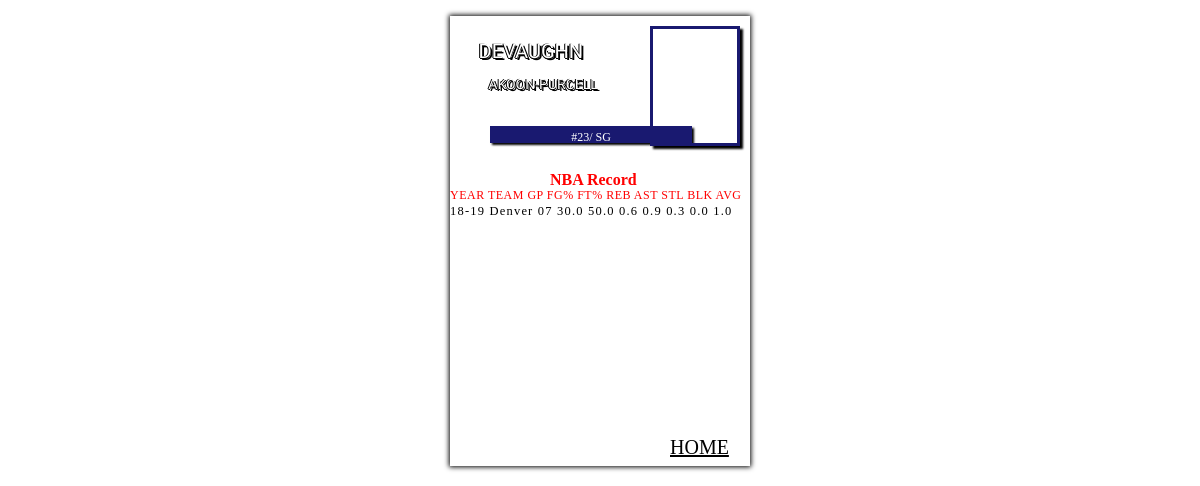
/home/card/6/, run on the app's committed database.
### api/models.py (models this page shows, shortened)
class Card(models.Model):
    id = models.IntegerField(primary_key=True, unique=True)
    name = models.CharField(max_length=200)
    age = models.CharField(max_length=200)
    team = models.CharField(max_length=200)
    teamlogo = models.CharField(max_length=200)
    avatar = models.CharField(max_length=200)
    photo = models.CharField(max_length=200)
    position = models.CharField(max_length=200)
    apg = models.CharField(max_length=200)
    spg = models.CharField(max_length=200)
    bpg = models.CharField(max_length=200)
    rpg = models.CharField(max_length=200)
    ppg = models.CharField(max_length=200)
    firstname = models.CharField(max_length=200)
    lastname = models.CharField(max_length=200)
    fgpercentage = models.CharField(max_length=200)
    ftpercentage = models.CharField(max_length=200)
    gp = models.CharField(max_length=200)
    teamcolor = models.CharField(max_length=200)
    jersey = models.CharField(max_length=200)
    objects = CardManager()

### api/views.py (the view)
# urls.py: path('card/<int:pk>/', views.CardDetailView.as_view(),
class CardDetailView(generic.DetailView):
    model = Card

### api/templates/api/card_detail.html
{% extends "base.html" %}
{% load static %}
{% block content %}
<div class="container">
    <div class="item-a">
        <div class="index">{{ card.id }}</div>
        <div class="name">
            <p class="nametext">{{ card.lastname }}</p>
        </div>
        <div class="lastname">
            <p class="nametext">{{ card.firstname }}</p>
        </div>
    </div>
    <strong class="statheader">NBA Record</strong>
    <p class="statheaders"> YEAR TEAM GP FG% FT% REB AST STL BLK AVG</p>
    <p class="stats"> 18-19 {{card.team}} {{card.gp}} {{card.fgpercentage}} {{card.ftpercentage}}
        {{card.rpg}} {{card.apg}} {{card.spg}} {{card.bpg}} {{card.ppg}}</p>
    <div class="position-bar" style="background: {{ card.teamcolor }}; color: white;">{{card.jersey}}/
        {{card.position}}</div>
    <div class="avatar" style="background-image: url({% static card.avatar %}); border: 3px solid {{ card.teamcolor }};"></div>
    <a href="{% url 'frontcard' %}" class="link-arrow">HOME</a>
</div>
{% endblock %}

### api/static/css/app.css (style rules this page uses)
.container { display: grid; box-shadow: 0px 0px 5px 1px; grid-template-columns: repeat(30, 10px); grid-template-rows: 10px 100px 10px 5px 5px 5px 5px auto; height: 450px; width: 300px; margin: auto; }
.item-a { display: grid; grid-column-start: 1; grid-column-end: 32; grid-row-start: 1; grid-row-end: 4; background-image: url('https://encrypted-tbn0.gstatic.com/images?q=tbn:ANd9GcS2Nz_FzJ8LaKWfWiDaFm5Ed7GcQ99Gf72lIsOhkdLBeP5gXb12'); }
.avatar { background-size: 120px 130px; grid-column-start: 21; grid-column-end: 30; grid-row-start: 2; grid-row-end: 6; border: 3px solid aquamarine; box-shadow: 3px 3px 2px; }
.position-bar { height: 15px; width: 200px; background: aquamarine; box-shadow: 2px 2px 2px black; grid-column-start: 5; grid-column-end: 15; grid-row-start: 3; grid-row-end: 6; text-align: center; font-family: rockwell; padding: 1px 1px 1px 1px; line-height: 1.8; font-size: 12px; }
.index { grid-column-start: 2; grid-column-end: 22; grid-row-start: 3; grid-row-end: 15; color: white; }
.name { grid-column-start: 5; grid-column-end: 23; grid-row-start: 2; grid-row-end: 7; color: white; font-size: 20px; font-family: 'bevan'; text-shadow: -1px 0 black, 0 1px black, 2px 2px black, 0 1px black; }
.lastname { grid-column-start: 6; grid-column-end: 11; grid-row-start: 5; grid-row-end: 8; color: white; font-size: 14px; font-family: 'bevan'; text-shadow: -1px 0 black, 0 1px black, 2px 2px black, 0 1px black; }
.statheader { grid-column-start: 11; grid-column-end: 12; grid-row-start: 9; grid-row-end: 20; color: rgb(255, 1, 1); width: 100px; }
.statheaders { grid-column-start: 1; grid-column-end: 1; grid-row-start: 9; grid-row-end: 25; color: rgb(255, 0, 0); width: 300px; font-size: 12px; line-height: 2; letter-spacing: .5px; }
.stats { grid-column-start: 1; grid-column-end: 1; grid-row-start: 10; grid-row-end: 20; color: black; width: 300px; font-size: 12.5px; line-height: 2; letter-spacing: 1.2px; }
.link-arrow { font-size: 20px; color: black; margin: 300px 220px; cursor: pointer; }

### data on the page
Card: lastname "DEVAUGHN", firstname "AKOON-PURCELL", team "Denver", gp "07", fgpercentage "30.0", ftpercentage "50.0", rpg "0.6", apg "0.9", spg "0.3", bpg "0.0", ppg "1.0", jersey "#23", position "SG"
